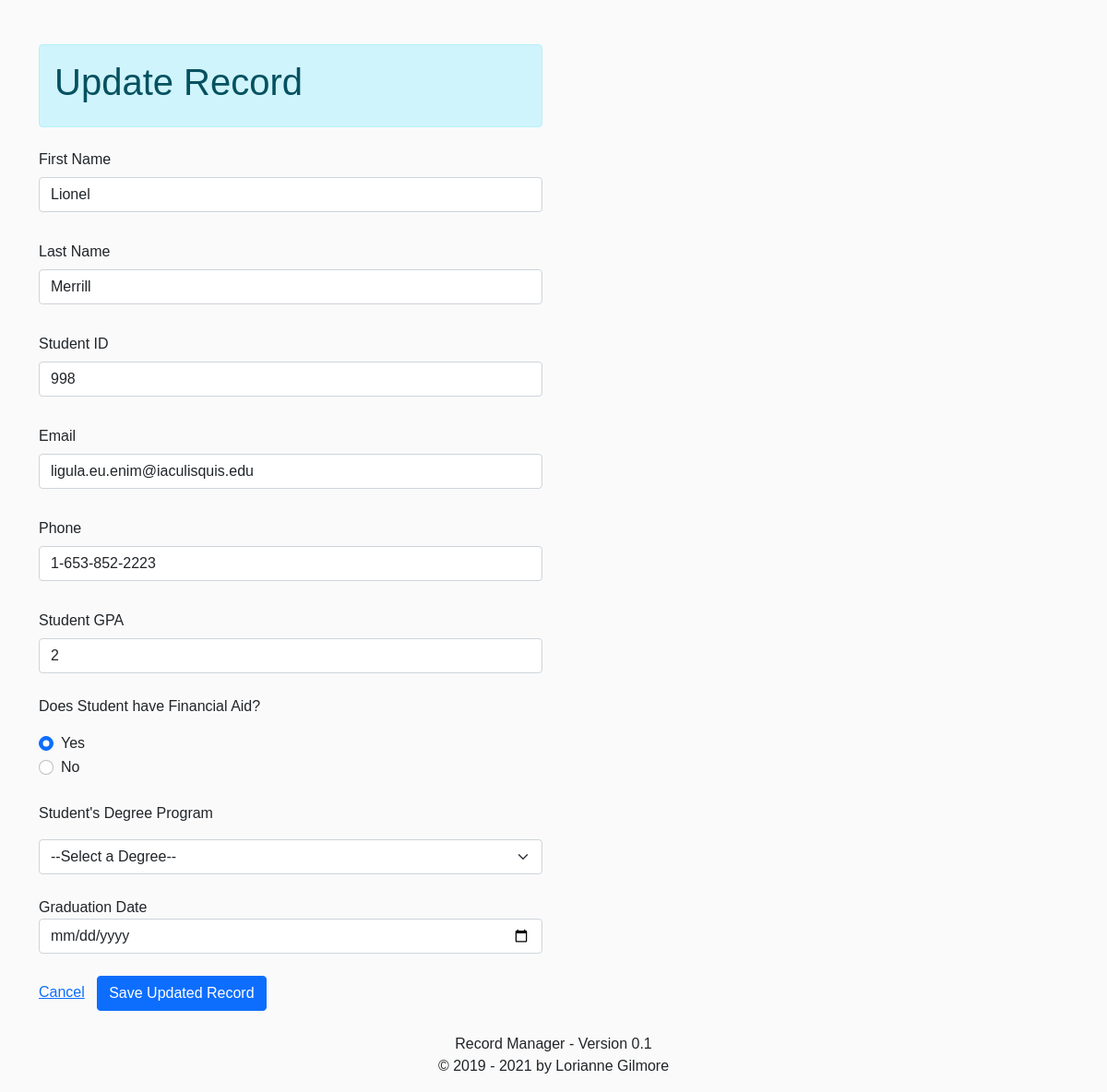
The app's page /update-record.php?id=3 (signed in) with its own data.
### tables this page shows
CREATE TABLE `student_v2` (
  `id` mediumint(8) UNSIGNED NOT NULL,
  `student_id` mediumint(9) NOT NULL,
  `first_name` varchar(255) NOT NULL,
  `last_name` varchar(255) NOT NULL,
  `email` varchar(255) NOT NULL,
  `phone` varchar(100) NOT NULL,
  `degree_program` varchar(255) NOT NULL,
  `gpa` mediumint(9) NOT NULL,
  `financial_aid` mediumint(9) NOT NULL,
  `data_created` timestamp NOT NULL DEFAULT CURRENT_TIMESTAMP ON UPDATE CURRENT_TIMESTAMP
);

### inc/app/config.inc.php (called while the page is built, shortened)
<?php
$db_table = "student_v2";

### inc/update/update.inc.php (called while the page is built, shortened)
<?php
require_once __DIR__ . "/../db/db_connect.inc.php";
require_once __DIR__ . "/../app/config.inc.php";
if (!isset($id)) {
    $id = $_GET["id"];
}
$sql = "SELECT * FROM $db_table WHERE id=:id";
$stmt = $db->prepare($sql);
$stmt->execute(["id" => $id]);
$student_record = $stmt->fetch();
$first = $student_record->first_name;
$last = $student_record->last_name;
$email = $student_record->email;
$phone = $student_record->phone;
$student_id = $student_record->student_id;
$degree_program = $student_record->degree_program;
$gpa = $student_record->gpa;
$financial_aid = $student_record->financial_aid;
if ($financial_aid == '1') {
    $financial_aid_yes = true;
    $financial_aid_no = false;
} else {
    $financial_aid_yes = false;
    $financial_aid_no = true;
}

### inc/shared/form.inc.php (the view, shortened to what this page needs)
<?php
if (basename($_SERVER['PHP_SELF']) == 'create-record.php') {
    $button_label = "Save New Record";
} else if (basename($_SERVER['PHP_SELF']) == 'update-record.php') {
    $button_label = "Save Updated Record";
} else if (basename($_SERVER['PHP_SELF']) == 'advanced-search.php') {
    $button_label = "Search...";
}
?>
<form action="<?php echo htmlspecialchars($_SERVER['PHP_SELF']); ?>" method="POST">
    <label class="col-form-label" for="first">First Name</label>
    <input class="form-control" type="text" id="first" name="first" value="<?= isset($first) ? $first : null ?>">
    <br>
    <label class="col-form-label" for="last">Last Name</label>
    <input class="form-control" type="text" id="last" name="last" value="<?= isset($last) ? $last : null ?>">
    <br>
    <label class=" col-form-label" for="id">Student ID </label>
    <input class="form-control" type="number" id="id" name="student_id" value="<?= isset($student_id) ? $student_id : null ?>">
    <br>
    <label class=" col-form-label" for="email">Email</label>
    <input class="form-control" type="text" id="email" name="email" value="<?= isset($email) ? $email : null ?>">
    <br>
    <label class=" col-form-label" for="phone">Phone</label>
    <input class="form-control" type="text" id="phone" name="phone" value="<?= isset($phone) ? $phone : null ?>">
    <br>
    <label class=" col-form-label" for="gpa">Student GPA </label>
    <input class="form-control" type="number" id="gpa" name="gpa" min="0" max="5" step="0.01" value="<?= isset($gpa) ? $gpa : null ?>">
    <br>
    <p>Does Student have Financial Aid?</p>
    <div class="form-check">
        <input class="form-check-input" type="radio" name="financial_aid" value="1" id="fin_aid_yes" <?= $financial_aid_yes ? 'checked' : null ?>>
        <label class="form-check-label" for="fin_aid_yes">Yes</label>
    </div>
    <div class="form-check">
        <input class="form-check-input" type="radio" name="financial_aid" value="0" id="fin_aid_no" <?= $financial_aid_no ? 'checked' : null ?>>
        <label class="form-check-label" for="fin_aid_no">No</label>
    </div>
    <br>
    <p> Student's Degree Program</p>
    <select class="form-select" id="degree_program" name="degree_program">
        <option value='--' <?= $degree_program == '--' ? 'selected' : null ?>>--Select a Degree--</option>
    </select>
    <br>
    <div>
        <label for="graduation_date">Graduation Date</label>
        <input type="date" name="graduation_date" id="graduation_date" class="form-control" value="<?= isset($graduation_date) ? $graduation_date : null ?>">
        <br>
    </div>
    <a href=" display-records.php">Cancel</a>&nbsp;&nbsp;
    <button class="btn btn-primary" type="submit"><?= $button_label ?></button>
</form>

### css/style.css (style rules this page uses)
body { font-family: Arial, Helvetica, sans-serif; margin: 0; padding: 0; background: #fafafa; }
*, *:before, *:after { box-sizing: border-box; outline: none; }
html { font-family: "Calibre", "Helvetica Neue", "Helvetica", sans-serif; font-size: 16px; font-weight: 300; line-height: 1.5; color: #444; }
button { cursor: pointer; }
button, input { border: none; }

### records on screen
student_v2: first "Lionel", last "Merrill", student_id "998", email "ligula.eu.enim@iaculisquis.edu", phone "1-653-852-2223", gpa "2", financial_aid "☑ Yes", financial_aid "☐ No"

### other values on screen
$button_label "Save Updated Record"
$app_name "Record Manager"
$app_version "0.1"
$app_copyright "© 2019 - 2021 by Lorianne Gilmore"
